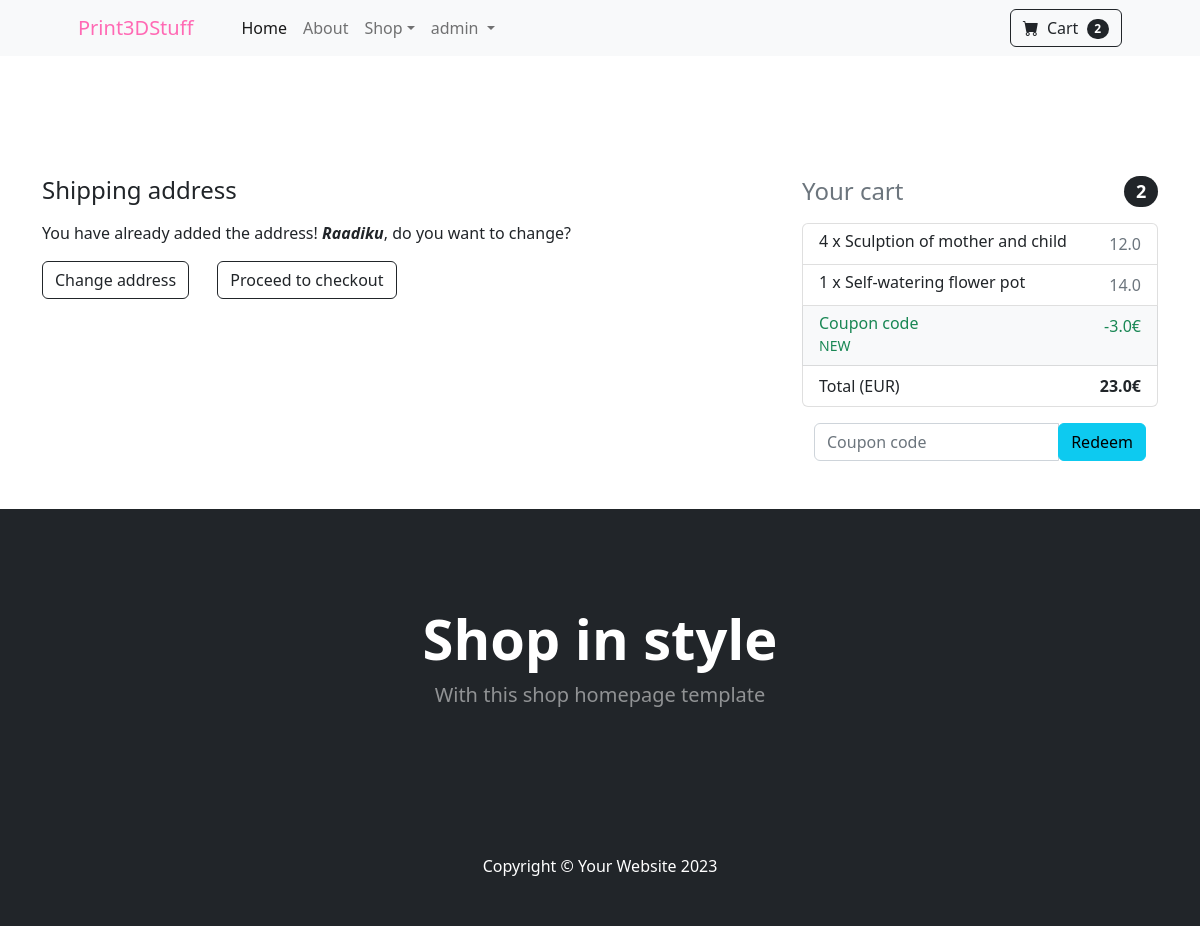
The app's page /shipping-address/ (signed in) with its own data.
### mainapp/models.py (models this page shows, shortened)
class Order(models.Model):
    user = models.ForeignKey(User, on_delete=models.CASCADE)
    order_ref = models.CharField(max_length=20)
    items = models.ManyToManyField(OrderItem)
    ordered_date = models.DateTimeField()
    ordered = models.BooleanField(default=False)
    billing_address = models.ForeignKey('BillingAddress', on_delete=models.SET_NULL, blank=True, null=True)
    coupon = models.ForeignKey('Coupon', on_delete=models.SET_NULL, blank=True, null=True)
    payment = models.ForeignKey('Payment', on_delete=models.SET_NULL, blank=True, null=True)
    delivered = models.BooleanField(default=False)
    received = models.BooleanField(default=False)
    refund_requested = models.BooleanField(default=False)
    refund_granted = models.BooleanField(default=False)
    def total_price(self):
        total = 0
        for order_item in self.items.all():
            total += order_item.final_price()
        if self.coupon:
            total -= self.coupon.amount
        return total

class BillingAddress(models.Model):
    user = models.ForeignKey(User, on_delete=models.CASCADE)
    street_address = models.CharField(max_length=100)
    apartment = models.CharField(max_length=5)
    country = CountryField(blank_label="(select country)", null=True)
    zip = models.CharField(max_length=10)

class OrderItem(models.Model):
    user = models.ForeignKey(User, on_delete=models.CASCADE)
    ordered = models.BooleanField(default=False)
    item = models.ForeignKey(Item, on_delete=models.CASCADE)
    quantity = models.IntegerField(default=1)
    def total_item_discount_price(self):
        return self.quantity * self.item.discount_price
    def final_price(self):
        if self.item.discount_price:
            return self.total_item_discount_price()
        else:
            return self.total_item_price()

class Item(models.Model):
    title = models.CharField(max_length=100)
    price = models.FloatField()
    discount_price = models.FloatField(blank=True, null=True)
    category = models.CharField(choices=CATEGORY_CHOICES, max_length=5)
    slug = models.SlugField()
    description = models.TextField()
    image = models.ImageField()

class Coupon(models.Model):
    code = models.CharField(max_length=100)
    amount = models.FloatField()

### mainapp/views.py (the view, shortened to what this page needs)
# urls.py: path('shipping-address/', views.ShippingAddressView.as_view(), name='shipping'),
class ShippingAddressView(View):
    def get(self, *args, **kwargs):
        try:
            order = Order.objects.get(user=self.request.user, ordered=False)
            form = ShippingAddressForm()
            context = {
                'form': form,
                'order': order,
                'couponform': CouponForm(),
                'display_coupon_form': True,
            }
            return render(self.request, 'shipping_address.html', context)
        except ObjectDoesNotExist:
            messages.warning(self.request, 'You do not have an active order.')
            return redirect('mainapp:summary')

### mainapp/forms.py
class ShippingAddressForm(forms.Form):
    street_address = forms.CharField(widget=forms.TextInput(attrs={
        'class': 'form-control',
        'id': 'floatingInput',
        'placeholder': 'Street name and house number',
    }))
    apartment_address = forms.CharField(widget=forms.TextInput(attrs={
        'class': 'form-control',
        'id': 'floatingApartment',
        'placeholder': 'Apartment',
    }))
    country = CountryField(blank_label='Select Country').formfield(widget=CountrySelectWidget(attrs={
        'class': 'form-control',
        'id': 'floatingSelect',
        'placeholder': 'Select Country',
        'aria-label': 'Select country',
    }))
    zip_code = forms.CharField(widget=forms.TextInput(attrs={
        'class': 'form-control',
        'id': 'floatingZip',
        'placeholder': 'Zip Code',
    }))

class CouponForm(forms.Form):
    code = forms.CharField(widget=forms.TextInput(attrs={
        "class": "form-control",
        "placeholder": "Coupon code"
    }))

### mainapp/templatetags/cart_template.py (called while the page is built)
@register.filter(name="cart_count")
def cart_count(user):
    if user.is_authenticated:
        query_set = Order.objects.filter(user=user, ordered=False)
        if query_set.exists():
            return query_set[0].items.count()
        return 0

### templates/shipping_address.html (shortened to what this page needs)
{% extends 'base.html' %}
{% block content %}
<section class="py-5">
  <div class="container">
    <div class="row">
      <div class="col-md-8">
        <h4 class="mb-3">Shipping address</h4>
        {% if order.billing_address %}
        <p>You have already added the address! <i><b>{{ order.billing_address.street_address }}</b></i>, do you want to change?</p>
        <a href="{% url 'mainapp:shipping' %}" class="btn btn-outline-dark mt-auto me-4">Change address</a>
        <a href="{% url 'mainapp:payment' %}" class="btn btn-outline-dark mt-auto me-4">Proceed to checkout</a>
        {% endif %}
      </div>
      <div class="col-md-4">
        {% include 'cart_snippet.html' %}
      </div>
    </div>
  </div>
</section>
{% endblock %}

### templates/base.html (shortened to what this page needs)
{% load static %}
{% load cart_template %}
<!DOCTYPE html>
<html lang="en">
    <head>
        <link href="https://cdn.jsdelivr.net/npm/bootstrap-icons@1.5.0/font/bootstrap-icons.css" rel="stylesheet" />
        <link href="{% static 'css/styles.css' %}" rel="stylesheet" />
    </head>
    <body>
        <nav class="navbar navbar-expand-lg navbar-light bg-light">
            <div class="container px-4 px-lg-5">
                <a class="navbar-brand" style="color: hotpink;" href="{% url 'mainapp:index' %}">Print3DStuff</a>
                <div class="collapse navbar-collapse" id="navbarSupportedContent">
                    <ul class="navbar-nav me-auto mb-2 mb-lg-0 ms-lg-4">
                        <li class="nav-item"><a class="nav-link active" aria-current="page" href="{% url 'mainapp:index' %}">Home</a></li>
                        <li class="nav-item"><a class="nav-link" href="{% url 'mainapp:about' %}">About</a></li>
                        <li class="nav-item dropdown">
                            <a class="nav-link dropdown-toggle" id="navbarDropdown" href="#" role="button" data-bs-toggle="dropdown" aria-expanded="false">Shop</a>
                        </li>
                        {% if user.is_authenticated %}
                        <li class="nav-item dropdown">
                            <a class="nav-link dropdown-toggle" href="#" role="button" data-bs-toggle="dropdown" aria-expanded="false">
                                {{ user.get_username }}
                            </a>
                        </li>
                        {% else %}
                            <li class="nav-item"><a class="nav-link active" href="{% url 'accounts:login' %}">Sign in</a></li>
                        {% endif %}
                    </ul>
                    <form class="d-flex">
                        <a class="btn btn-outline-dark" href="{% url 'mainapp:summary' %}" type="submit">
                            <i class="bi-cart-fill me-1"></i>
                            Cart
                            <span class="badge bg-dark text-white ms-1 rounded-pill">
                                {% if user.is_authenticated %}
                                    {{ user|cart_count }}
                                {% else %}
                                    0
                                {% endif %}
                            </span>
                        </a>
                    </form>
                </div>
            </div>
        </nav>
        <div class="mt-5 pt-4">
        </div>
        {% block content %}
        {% endblock %}
        <header class="bg-dark py-5">
            <div class="container px-4 px-lg-5 my-5">
                <div class="text-center text-white">
                    <h1 class="display-4 fw-bolder">Shop in style</h1>
                    <p class="lead fw-normal text-white-50 mb-0">With this shop homepage template</p>
                </div>
            </div>
        </header>
        <footer class="py-5 bg-dark">
            <div class="container"><p class="m-0 text-center text-white">Copyright &copy; Your Website 2023</p></div>
        </footer>
    </body>
</html>

### templates/cart_snippet.html (shortened to what this page needs)
<h4 class="d-flex justify-content-between align-items-center mb-3">
  <span class="text-muted">Your cart</span>
  <span class="badge bg-dark text-white ms-1 rounded-pill">{{ order.items.count }}</span>
</h4>
<ul class="list-group mb-3 z-depth-1">
  {% for order_item in order.items.all %}
  <li class="list-group-item d-flex justify-content-between lh-condensed">
    <div>
      <h6 class="my-0">{{ order_item.quantity }} x {{ order_item.item.title }}</h6>
    </div>
    <span class="text-muted">{{ order_item.final_price }}</span>
  </li>
  {% endfor %}
  {% if order.coupon %}
  <li class="list-group-item d-flex justify-content-between bg-light">
    <div class="text-success">
      <h6 class="my-0">Coupon code</h6>
      <small>{{ order.coupon.code }}</small>
    </div>
    <span class="text-success">-{{ order.coupon.amount }}€</span>
  </li>
  {% endif %}
  <li class="list-group-item d-flex justify-content-between">
    <span>Total (EUR)</span>
    <strong>{{ order.total_price }}€</strong>
  </li>
</ul>
{% if display_coupon_form %}
  <form action="{% url 'mainapp:add-coupon' %}" method="post" autocomplete="off" class="container">
    <div class="input-group">
      {{ couponform.code }}
      <div class="input-group-addon">
        <button class="btn btn-info m-0" type="submit">Redeem</button>
      </div>
    </div>
  </form>
{% endif %}

### records on screen
Order: billing_address.street_address "Raadiku", items.count "2", coupon.code "NEW", coupon.amount "3.0", total_price "23.0"
OrderItem: quantity "4", item "Sculption of mother and child", final_price "12.0"
OrderItem: quantity "1", item "Self-watering flower pot", final_price "14.0"

### other values on screen
{{ user.get_username }} "admin"
{{ user|cart_count }} "2"
